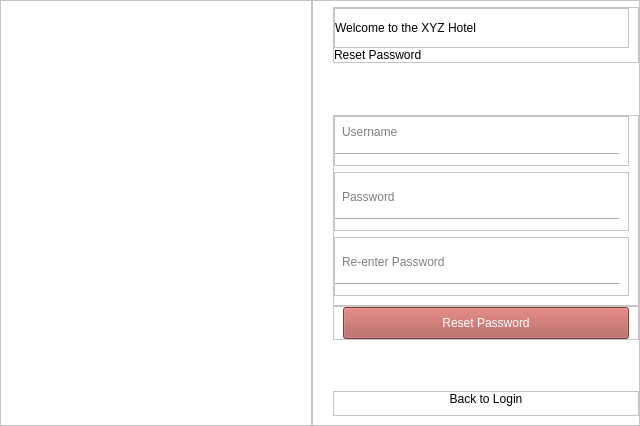
<?xml version="1.0" encoding="UTF-8"?>
<ui version="4.0">
 <class>forgot_pass</class>
 <widget class="QWidget" name="forgot_pass">
  <property name="geometry">
   <rect>
    <x>0</x>
    <y>0</y>
    <width>640</width>
    <height>426</height>
   </rect>
  </property>
  <property name="windowTitle">
   <string>XYZ - login </string>
  </property>
  <property name="styleSheet">
   <string notr="true">background-color: rgb(255, 255, 255);</string>
  </property>
  <layout class="QHBoxLayout" name="horizontalLayout">
   <property name="spacing">
    <number>0</number>
   </property>
   <property name="leftMargin">
    <number>0</number>
   </property>
   <property name="topMargin">
    <number>0</number>
   </property>
   <property name="rightMargin">
    <number>0</number>
   </property>
   <property name="bottomMargin">
    <number>0</number>
   </property>
   <item>
    <widget class="QFrame" name="frame">
     <property name="frameShape">
      <enum>QFrame::StyledPanel</enum>
     </property>
     <property name="frameShadow">
      <enum>QFrame::Raised</enum>
     </property>
     <layout class="QHBoxLayout" name="horizontalLayout_4">
      <property name="spacing">
       <number>0</number>
      </property>
      <property name="leftMargin">
       <number>0</number>
      </property>
      <property name="topMargin">
       <number>0</number>
      </property>
      <property name="rightMargin">
       <number>0</number>
      </property>
      <property name="bottomMargin">
       <number>0</number>
      </property>
      <item>
       <widget class="QLabel" name="label_5">
        <property name="minimumSize">
         <size>
          <width>310</width>
          <height>338</height>
         </size>
        </property>
        <property name="maximumSize">
         <size>
          <width>310</width>
          <height>16777215</height>
         </size>
        </property>
        <property name="text">
         <string/>
        </property>
       </widget>
      </item>
     </layout>
    </widget>
   </item>
   <item>
    <widget class="QFrame" name="frame_2">
     <property name="maximumSize">
      <size>
       <width>330</width>
       <height>16777215</height>
      </size>
     </property>
     <property name="styleSheet">
      <string notr="true">font-family: 'SF Pro Display';</string>
     </property>
     <property name="frameShape">
      <enum>QFrame::StyledPanel</enum>
     </property>
     <property name="frameShadow">
      <enum>QFrame::Raised</enum>
     </property>
     <layout class="QVBoxLayout" name="verticalLayout_8">
      <property name="spacing">
       <number>0</number>
      </property>
      <property name="leftMargin">
       <number>20</number>
      </property>
      <property name="topMargin">
       <number>6</number>
      </property>
      <property name="rightMargin">
       <number>0</number>
      </property>
      <item>
       <widget class="QFrame" name="frame_3">
        <property name="frameShape">
         <enum>QFrame::StyledPanel</enum>
        </property>
        <property name="frameShadow">
         <enum>QFrame::Raised</enum>
        </property>
        <layout class="QVBoxLayout" name="verticalLayout">
         <property name="spacing">
          <number>0</number>
         </property>
         <property name="leftMargin">
          <number>0</number>
         </property>
         <property name="topMargin">
          <number>0</number>
         </property>
         <property name="bottomMargin">
          <number>0</number>
         </property>
         <item>
          <widget class="QFrame" name="frame_7">
           <property name="frameShape">
            <enum>QFrame::StyledPanel</enum>
           </property>
           <property name="frameShadow">
            <enum>QFrame::Raised</enum>
           </property>
           <layout class="QHBoxLayout" name="horizontalLayout_2">
            <property name="spacing">
             <number>0</number>
            </property>
            <property name="leftMargin">
             <number>0</number>
            </property>
            <item>
             <widget class="QLabel" name="label">
              <property name="styleSheet">
               <string notr="true">font: 12pt &quot;SF Pro Display&quot;;</string>
              </property>
              <property name="text">
               <string>Welcome to the XYZ Hotel </string>
              </property>
             </widget>
            </item>
            <item>
             <spacer name="horizontalSpacer">
              <property name="orientation">
               <enum>Qt::Horizontal</enum>
              </property>
              <property name="sizeHint" stdset="0">
               <size>
                <width>67</width>
                <height>20</height>
               </size>
              </property>
             </spacer>
            </item>
            <item>
             <widget class="QPushButton" name="pushButton">
              <property name="cursor">
               <cursorShape>PointingHandCursor</cursorShape>
              </property>
              <property name="autoFillBackground">
               <bool>false</bool>
              </property>
              <property name="styleSheet">
               <string notr="true">border:none;</string>
              </property>
              <property name="text">
               <string/>
              </property>
              <property name="icon">
               <iconset resource="../../icon.qrc">
                <normaloff>:/newPrefix/icon/x-circle.svg</normaloff>:/newPrefix/icon/x-circle.svg</iconset>
              </property>
             </widget>
            </item>
           </layout>
          </widget>
         </item>
         <item>
          <widget class="QLabel" name="label_2">
           <property name="styleSheet">
            <string notr="true">font: 700 26pt &quot;SF Pro Display&quot;;</string>
           </property>
           <property name="text">
            <string>Reset Password</string>
           </property>
          </widget>
         </item>
        </layout>
       </widget>
      </item>
      <item>
       <spacer name="verticalSpacer">
        <property name="orientation">
         <enum>Qt::Vertical</enum>
        </property>
        <property name="sizeHint" stdset="0">
         <size>
          <width>20</width>
          <height>24</height>
         </size>
        </property>
       </spacer>
      </item>
      <item>
       <widget class="QFrame" name="frame_4">
        <property name="frameShape">
         <enum>QFrame::StyledPanel</enum>
        </property>
        <property name="frameShadow">
         <enum>QFrame::Raised</enum>
        </property>
        <layout class="QVBoxLayout" name="verticalLayout_7">
         <property name="spacing">
          <number>6</number>
         </property>
         <property name="leftMargin">
          <number>0</number>
         </property>
         <property name="topMargin">
          <number>0</number>
         </property>
         <item>
          <widget class="QFrame" name="frame_8">
           <property name="frameShape">
            <enum>QFrame::StyledPanel</enum>
           </property>
           <property name="frameShadow">
            <enum>QFrame::Raised</enum>
           </property>
           <layout class="QVBoxLayout" name="verticalLayout_3">
            <property name="leftMargin">
             <number>0</number>
            </property>
            <property name="topMargin">
             <number>0</number>
            </property>
            <item>
             <widget class="QLineEdit" name="txt_nw_uname">
              <property name="minimumSize">
               <size>
                <width>0</width>
                <height>30</height>
               </size>
              </property>
              <property name="styleSheet">
               <string notr="true">border:none;
background:transparent;
padding:5px;
font: 11pt &quot;SF Pro Display&quot;;</string>
              </property>
              <property name="maxLength">
               <number>32</number>
              </property>
              <property name="placeholderText">
               <string>Username</string>
              </property>
             </widget>
            </item>
            <item>
             <widget class="Line" name="line">
              <property name="orientation">
               <enum>Qt::Horizontal</enum>
              </property>
             </widget>
            </item>
           </layout>
          </widget>
         </item>
         <item>
          <widget class="QFrame" name="u_pass">
           <property name="frameShape">
            <enum>QFrame::StyledPanel</enum>
           </property>
           <property name="frameShadow">
            <enum>QFrame::Raised</enum>
           </property>
           <layout class="QVBoxLayout" name="verticalLayout_5">
            <property name="leftMargin">
             <number>0</number>
            </property>
            <item>
             <widget class="QLineEdit" name="txt_nw_pass">
              <property name="minimumSize">
               <size>
                <width>0</width>
                <height>30</height>
               </size>
              </property>
              <property name="styleSheet">
               <string notr="true">border:none;
background:transparent;
padding:5px;
font: 11pt &quot;SF Pro Display&quot;;</string>
              </property>
              <property name="maxLength">
               <number>10</number>
              </property>
              <property name="echoMode">
               <enum>QLineEdit::Password</enum>
              </property>
              <property name="placeholderText">
               <string>Password</string>
              </property>
             </widget>
            </item>
            <item>
             <widget class="Line" name="line_3">
              <property name="orientation">
               <enum>Qt::Horizontal</enum>
              </property>
             </widget>
            </item>
           </layout>
          </widget>
         </item>
         <item>
          <widget class="QFrame" name="frame_11">
           <property name="frameShape">
            <enum>QFrame::StyledPanel</enum>
           </property>
           <property name="frameShadow">
            <enum>QFrame::Raised</enum>
           </property>
           <layout class="QVBoxLayout" name="verticalLayout_6">
            <property name="leftMargin">
             <number>0</number>
            </property>
            <item>
             <widget class="QLineEdit" name="txt_nw_re_pass">
              <property name="minimumSize">
               <size>
                <width>0</width>
                <height>30</height>
               </size>
              </property>
              <property name="styleSheet">
               <string notr="true">border:none;
background:transparent;
padding:5px;
font: 11pt &quot;SF Pro Display&quot;;</string>
              </property>
              <property name="maxLength">
               <number>10</number>
              </property>
              <property name="echoMode">
               <enum>QLineEdit::Password</enum>
              </property>
              <property name="placeholderText">
               <string>Re-enter Password</string>
              </property>
             </widget>
            </item>
            <item>
             <widget class="Line" name="line_4">
              <property name="orientation">
               <enum>Qt::Horizontal</enum>
              </property>
             </widget>
            </item>
           </layout>
          </widget>
         </item>
        </layout>
       </widget>
      </item>
      <item>
       <widget class="QFrame" name="frame_5">
        <property name="frameShape">
         <enum>QFrame::StyledPanel</enum>
        </property>
        <property name="frameShadow">
         <enum>QFrame::Raised</enum>
        </property>
        <layout class="QVBoxLayout" name="verticalLayout_2">
         <property name="spacing">
          <number>0</number>
         </property>
         <property name="topMargin">
          <number>0</number>
         </property>
         <property name="bottomMargin">
          <number>0</number>
         </property>
         <item>
          <widget class="QPushButton" name="btn_signup">
           <property name="minimumSize">
            <size>
             <width>40</width>
             <height>30</height>
            </size>
           </property>
           <property name="cursor">
            <cursorShape>PointingHandCursor</cursorShape>
           </property>
           <property name="styleSheet">
            <string notr="true">background: #AE544F;
font: 12pt &quot;SF Pro Display&quot;;
padding : 8px;
color: rgb(255, 255, 255);</string>
           </property>
           <property name="text">
            <string>Reset Password</string>
           </property>
          </widget>
         </item>
        </layout>
       </widget>
      </item>
      <item>
       <spacer name="verticalSpacer_2">
        <property name="orientation">
         <enum>Qt::Vertical</enum>
        </property>
        <property name="sizeHint" stdset="0">
         <size>
          <width>20</width>
          <height>24</height>
         </size>
        </property>
       </spacer>
      </item>
      <item>
       <widget class="QFrame" name="frame_6">
        <property name="frameShape">
         <enum>QFrame::StyledPanel</enum>
        </property>
        <property name="frameShadow">
         <enum>QFrame::Raised</enum>
        </property>
        <layout class="QVBoxLayout" name="verticalLayout_4">
         <property name="spacing">
          <number>0</number>
         </property>
         <property name="leftMargin">
          <number>0</number>
         </property>
         <property name="topMargin">
          <number>0</number>
         </property>
         <property name="rightMargin">
          <number>0</number>
         </property>
         <property name="bottomMargin">
          <number>9</number>
         </property>
         <item>
          <widget class="QPushButton" name="btn_have_acc">
           <property name="cursor">
            <cursorShape>PointingHandCursor</cursorShape>
           </property>
           <property name="styleSheet">
            <string notr="true">border:none;
background:transparent;</string>
           </property>
           <property name="text">
            <string>Back to Login</string>
           </property>
          </widget>
         </item>
        </layout>
       </widget>
      </item>
     </layout>
    </widget>
   </item>
  </layout>
 </widget>
 <resources>
  <include location="../../icon.qrc"/>
 </resources>
 <connections>
  <connection>
   <sender>pushButton</sender>
   <signal>clicked()</signal>
   <receiver>forgot_pass</receiver>
   <slot>close()</slot>
   <hints>
    <hint type="sourcelabel">
     <x>618</x>
     <y>35</y>
    </hint>
    <hint type="destinationlabel">
     <x>639</x>
     <y>47</y>
    </hint>
   </hints>
  </connection>
  <connection>
   <sender>pushButton</sender>
   <signal>clicked()</signal>
   <receiver>forgot_pass</receiver>
   <slot>close()</slot>
   <hints>
    <hint type="sourcelabel">
     <x>610</x>
     <y>30</y>
    </hint>
    <hint type="destinationlabel">
     <x>706</x>
     <y>32</y>
    </hint>
   </hints>
  </connection>
 </connections>
</ui>
